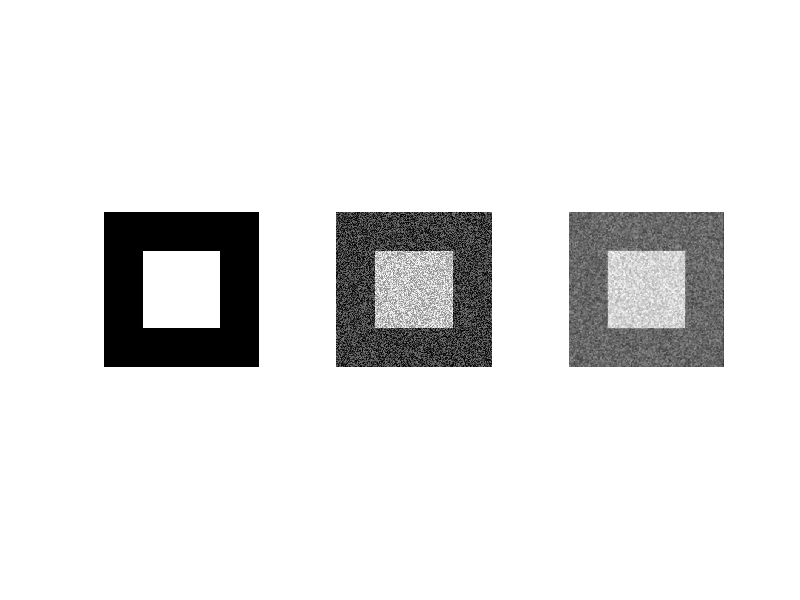
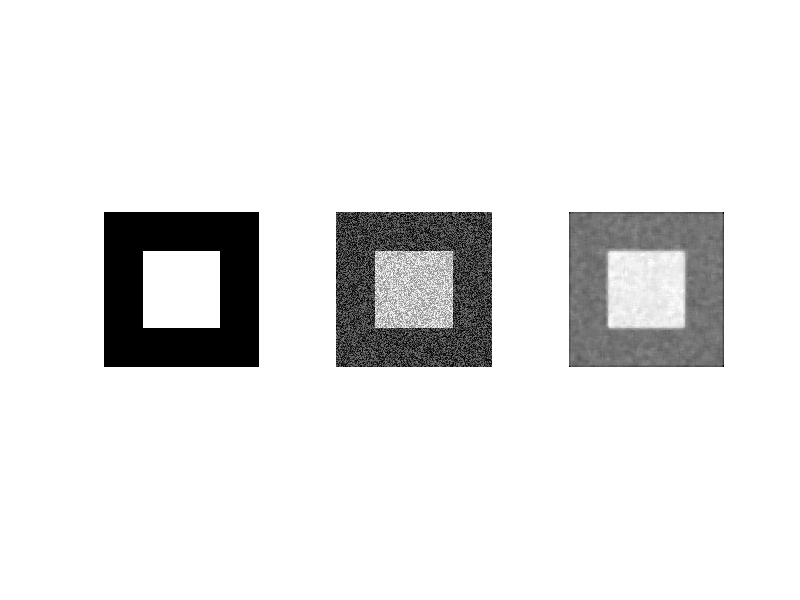
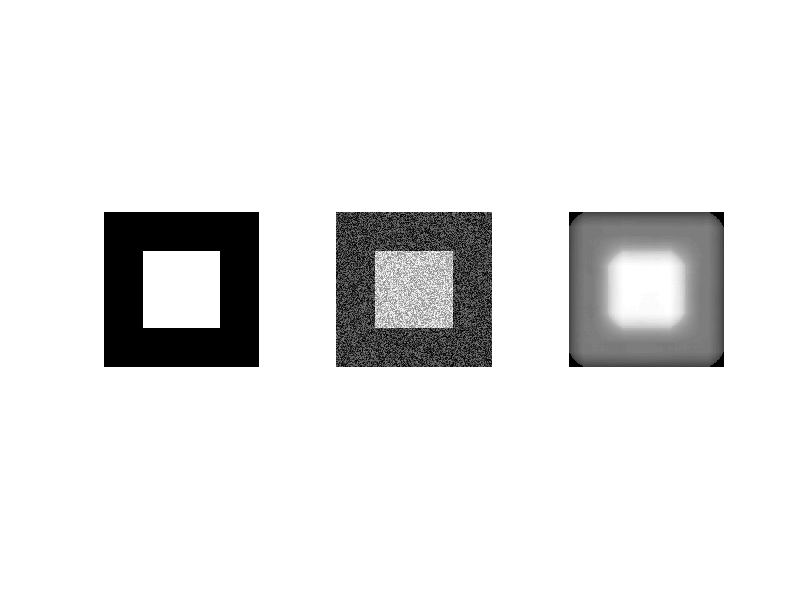

The MATLAB source for these figures, in order:
%Zineb Senane
my_matrix=ones(256,256)*64;
my_matrix(65:192,65:192)=ones(128,128)*192;
noise_image=rand(256)*120;
my_image=noise_image+my_matrix;

for k=[3,9,51]
dim=[k k];
filtered_image=medfilt2(my_image,dim);

figure();
subplot(1,3,1);
imshow(my_matrix,[]);
subplot(1,3,2);
imshow(my_image,[]);
subplot(1,3,3);
imshow(filtered_image,[]);
end

%I choosed 3 different sizes :[3 3], [9 9], [51 51]
%More the size of the median filter is big More the noise id removed, and
%the ability of supressing this noise increses only at the expense of blurring edges.

%differences for a given size  when the image is filtered by average or median

%When the image is filtered by median the salt and pepper noise is removed.
%It preserves their edges sharp while re;ovimg noise